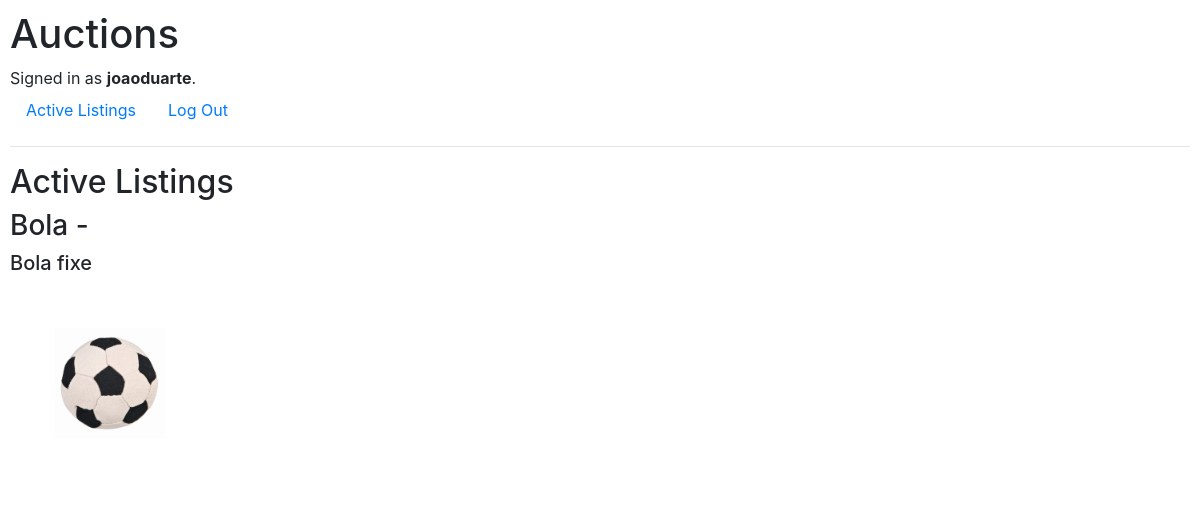
Page / (signed in) on the committed database.
### auctions/models.py (models this page shows, shortened)
class User(AbstractUser):
    pass

class Listing(models.Model):
    categories = [
        ("ELC","Electronics"),
        ("FUR","Furniture"),
        ("BOK","Books"),
        ("CLO","Clothing"),
        ("OTH","Other"),
    ]
    itemName = models.CharField(max_length=100)
    min = models.FloatField(default=0)
    description = models.CharField(max_length=200, default="")
    category = models.CharField(max_length=3,choices=categories, null=True, blank=True)
    image = models.ImageField(upload_to="listing_images",null=True, blank=True)
    owner = models.ForeignKey(User, on_delete=models.CASCADE, related_name="listings")
    comments = models.ForeignKey('Comment', on_delete=models.CASCADE, related_name="comments",null=True, blank=True)

### auctions/views.py (the view)
# urls.py: path("", views.index, name="index"),
def index(request):
    listings = Listing.objects.all()
    bids = Bid.objects.all()
    return render(request, "auctions/index.html",{
        "listings" : listings,
        "bids" : bids,
    })

### auctions/templates/auctions/index.html (shortened to what this page needs)
{% extends "auctions/layout.html" %}
{% block body %}
<h2>Active Listings</h2>
<div class="list">
    {% for listing in listings %}
    <h3>{{listing.itemName}} -
    </h3>
    <h5>{{listing.description}}</h5>
    {% if listing.image %}
    <img src="{{ listing.image.url }}" alt="Listing Photo" style="width:200px;">
    {% else %}
    <p>No image available</p>
    {% endif %}
    {% endfor %}
</div>
{% endblock %}

### auctions/templates/auctions/layout.html (shortened to what this page needs)
{% load static %}
<!DOCTYPE html>
<html lang="en">
    <head>
        <link rel="stylesheet" href="https://stackpath.bootstrapcdn.com/bootstrap/4.4.1/css/bootstrap.min.css">
        <link href="{% static 'auctions/styles.css' %}" rel="stylesheet">
    </head>
    <body>
        <h1>Auctions</h1>
        <div>
            {% if user.is_authenticated %}
                Signed in as <strong>{{ user.username }}</strong>.
            {% else %}
                Not signed in.
            {% endif %}
        </div>
        <ul class="nav">
            <li class="nav-item">
                <a class="nav-link" href="{% url 'index' %}">Active Listings</a>
            </li>
            {% if user.is_authenticated %}
                <li class="nav-item">
                    <a class="nav-link" href="{% url 'logout' %}">Log Out</a>
                </li>
            {% endif %}
        </ul>
        <hr>
        {% block body %}
        {% endblock %}
    </body>
</html>

### auctions/static/auctions/styles.css (style rules this page uses)
body { padding: 10px; }

### rows in the picture
User: username "joaoduarte"
Listing: itemName "Bola", description "Bola fixe", image (picture)
